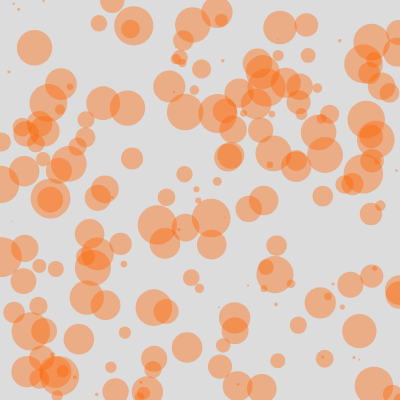
Frame 1 (no input)
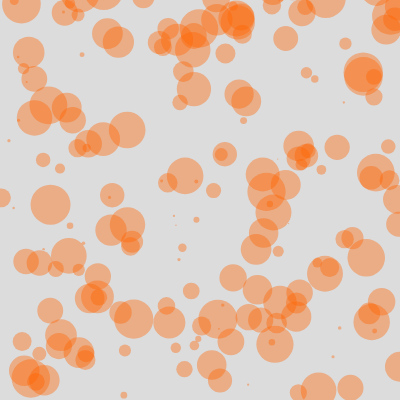
Frame 60 (no input)
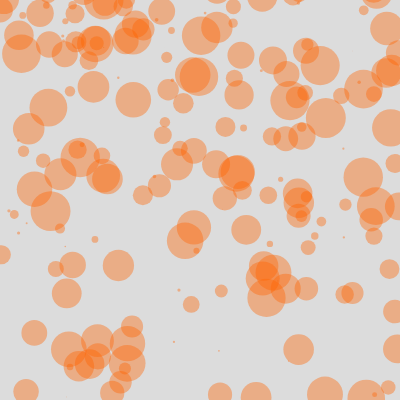
Frame 120 (the mouse pressed at the canvas centre since frame 60)

The p5.js sketch that drew these frames (run headless with seeded random() and noise() and a simulated clock; from frame 60 on, the mouse is pressed at the canvas centre):

// p5.js sketch
// ── sketch.js
class Circle {
	  constructor(x, y, r) {
      this.x = x;
			this.y = y;
			this.radius = r;
      this.gravity = random(5);    
		}

  show() {
		noStroke();
		fill(255, 100, 0, 100)
    ellipse(this.x, this.y, this.radius*2);
	}
  
  update() {
    if (this.y > height) {
			this.x = random(width);
    	this.y = -10
			this.gravity = random(5);
    } else {
			this.y += this.gravity;
		}
  }
}
let circles = []

function setup() {
  createCanvas(400, 400);
	
	for (let i = 0; i < 200; i++) {
		circles.push(new Circle(random(width), random(height), random(20)))
	}
}
function draw() {
  background(220);
	for (let i = 0; i < circles.length; i++) {
		circles[i].show();
		circles[i].update();
	}
}
